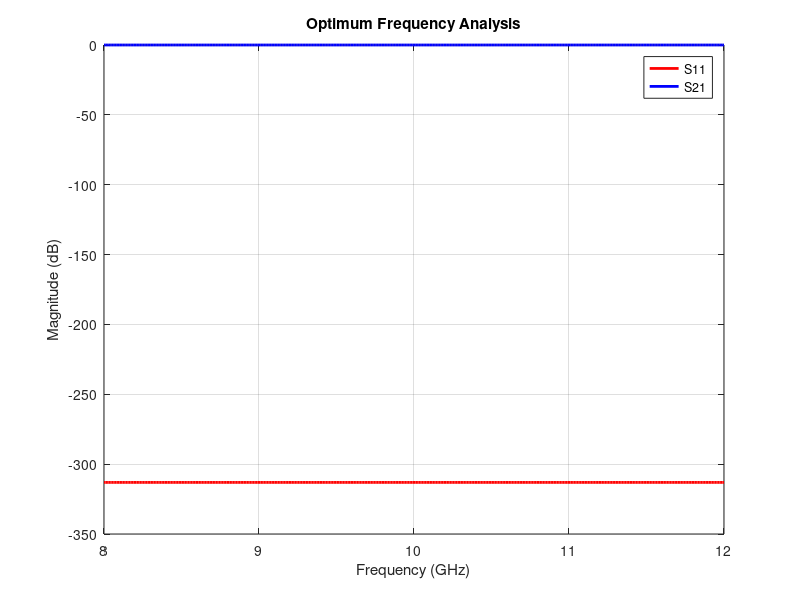

This figure's MATLAB source:

clc;
clear;
close all;

% Parameters
Z0 = 50;
ZL = 50;
L = 50e-3;
c = 3e8;

% Frequency Sweep: 8 to 12 GHz
f = linspace(8e9,12e9,401);

% Ideal matched transmission line
S11 = zeros(size(f));
S21 = exp(-1j*2*pi*f*L/c);

% Find minimum S11 and maximum S21
[~,idx_min] = min(abs(S11));
[~,idx_max] = max(abs(S21));

f_min_S11 = f(idx_min);
f_max_S21 = f(idx_max);

% Select optimum frequency
f_opt = f_min_S11;

% Values at optimum frequency
S11_opt = abs(S11(idx_min));
S21_opt = abs(S21(idx_min));

RL_opt = -20*log10(max(S11_opt,eps));
IL_opt = -20*log10(max(S21_opt,eps));

% Values at 10 GHz
[~,idx10] = min(abs(f-10e9));
RL_10 = -20*log10(max(abs(S11(idx10)),eps));
IL_10 = -20*log10(max(abs(S21(idx10)),eps));

% Display Results
fprintf('OPTIMUM FREQUENCY ANALYSIS\n');
fprintf('Minimum S11 frequency = %.3f GHz\n',f_min_S11/1e9);
fprintf('Maximum S21 frequency = %.3f GHz\n',f_max_S21/1e9);
fprintf('Optimum frequency = %.3f GHz\n',f_opt/1e9);

fprintf('\nAt optimum frequency:\n');
fprintf('S11 = %.4f dB\n',20*log10(max(S11_opt,eps)));
fprintf('S21 = %.4f dB\n',20*log10(S21_opt));
fprintf('Return Loss = %.4f dB\n',RL_opt);
fprintf('Insertion Loss = %.4f dB\n',IL_opt);

fprintf('\nAt 10 GHz:\n');
fprintf('Return Loss = %.4f dB\n',RL_10);
fprintf('Insertion Loss = %.4f dB\n',IL_10);

% Plot S11 and S21
figure;
plot(f/1e9,20*log10(max(abs(S11),eps)),'r','LineWidth',2);
hold on;
plot(f/1e9,20*log10(abs(S21)),'b','LineWidth',2);
xlabel('Frequency (GHz)');
ylabel('Magnitude (dB)');
title('Optimum Frequency Analysis');
legend('S11','S21');
grid on;
